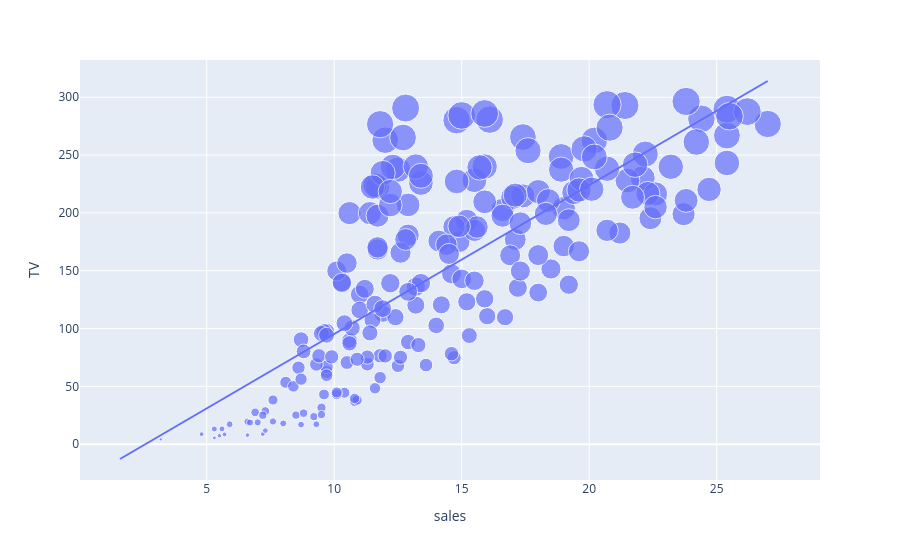
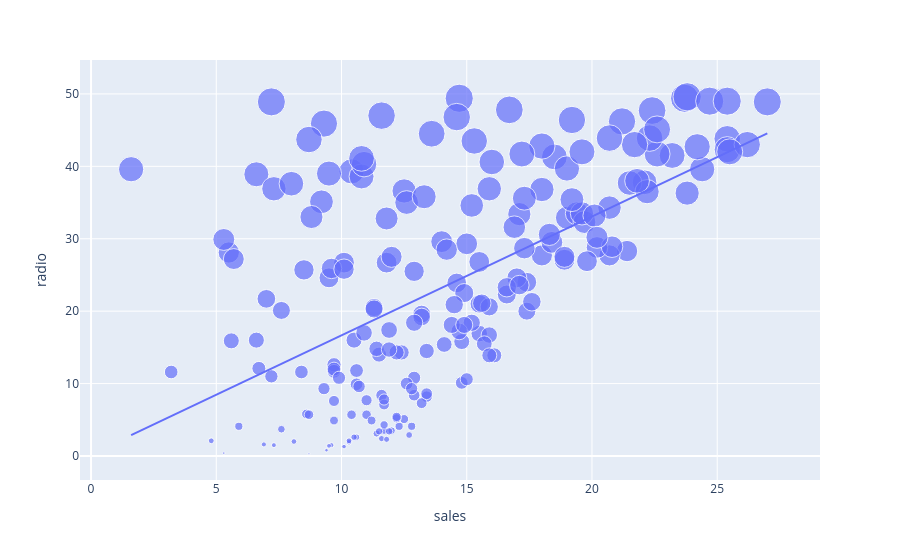
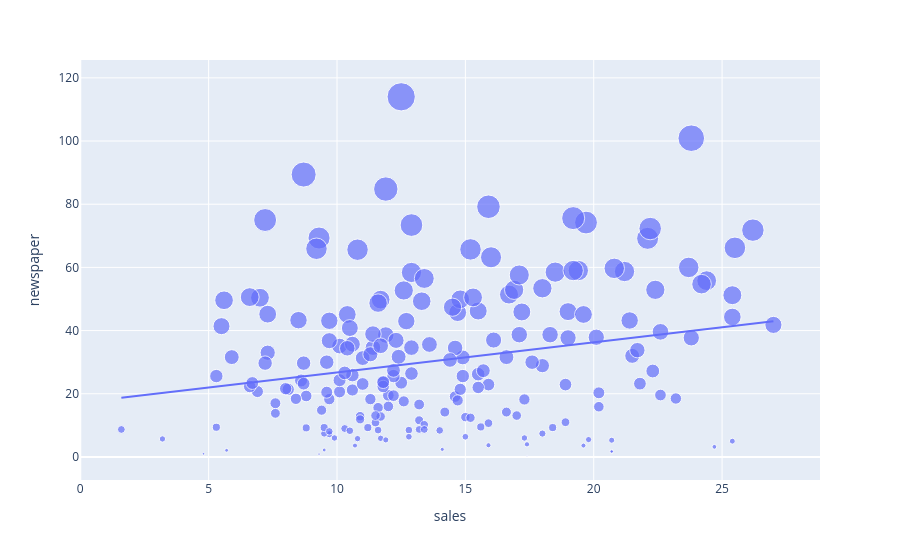

The notebook cell saved with these charts, in order:
### Markdown cell above
**Exercise**:
You have just done a repetitive task to visualise similar data  for the three platforms, there is an opportunity here to use reusable function.

Create a function to perform the plots by taking the column name as parameters

### Code cell
# @title Create a function to visualise the data
# exercise

# def <call-it-a-suitable-name(camelCase)>:
  #the rest of the function goes here
import plotly.express as px

def visualizeSalesData(data, platform):
  """
  Visualizes the relationship between advertising expenditure on a given platform and sales.

  Args:
    data: The pandas DataFrame containing the advertising data.
    platform: The name of the advertising platform (e.g., "TV", "radio", "newspaper").

  Returns:
    None. Displays the generated scatter plot.
  """

  # Use the original platform name instead of converting to lowercase to match column name
  figure = px.scatter(data_frame=data,
                      x="sales",
                      y=platform,
                      size=platform,
                      trendline="ols")
  figure.show()

# Example usage:
visualizeSalesData(data, "TV") # Changed "tV" to "TV" to match the column name
visualizeSalesData(data, "radio")
visualizeSalesData(data, "newspaper")

### Figure 1 — Plotly figure (JSON) as saved in the notebook; plotly's stock layout.template omitted (floating-point values rounded to 4 significant figures; data arrays with more than 128 entries replaced by an {"elided": "..."} marker saying what was removed)
{"data": [{"hovertemplate": "sales=%{x}<br>TV=%{marker.size}<extra></extra>", "legendgroup": "", "marker": {"color": "#636efa", "size": {"elided": "200 float values"}, "sizemode": "area", "sizeref": 0.741, "symbol": "circle"}, "mode": "markers", "name": "", "orientation": "v", "showlegend": false, "type": "scatter", "x": {"elided": "200 float values"}, "xaxis": "x", "y": {"elided": "200 float values"}, "yaxis": "y"}, {"hovertemplate": "<b>OLS trendline</b><br>TV = 12.8717 * sales + -33.4502<br>R<sup>2</sup>=0.611875<br><br>sales=%{x}<br>TV=%{y} <b>(trend)</b><extra></extra>", "legendgroup": "", "marker": {"color": "#636efa", "symbol": "circle"}, "mode": "lines", "name": "", "showlegend": false, "type": "scatter", "x": {"elided": "200 float values"}, "xaxis": "x", "y": {"elided": "200 float values"}, "yaxis": "y"}], "layout": {"legend": {"itemsizing": "constant", "tracegroupgap": 0}, "margin": {"t": 60}, "xaxis": {"anchor": "y", "domain": [0, 1], "title": {"text": "sales"}}, "yaxis": {"anchor": "x", "domain": [0, 1], "title": {"text": "TV"}}}}

### Figure 2 — Plotly figure (JSON) as saved in the notebook; plotly's stock layout.template omitted (floating-point values rounded to 4 significant figures; data arrays with more than 128 entries replaced by an {"elided": "..."} marker saying what was removed)
{"data": [{"hovertemplate": "sales=%{x}<br>radio=%{marker.size}<extra></extra>", "legendgroup": "", "marker": {"color": "#636efa", "size": {"elided": "200 float values"}, "sizemode": "area", "sizeref": 0.124, "symbol": "circle"}, "mode": "markers", "name": "", "orientation": "v", "showlegend": false, "type": "scatter", "x": {"elided": "200 float values"}, "xaxis": "x", "y": {"elided": "200 float values"}, "yaxis": "y"}, {"hovertemplate": "<b>OLS trendline</b><br>radio = 1.6397 * sales + 0.271298<br>R<sup>2</sup>=0.332032<br><br>sales=%{x}<br>radio=%{y} <b>(trend)</b><extra></extra>", "legendgroup": "", "marker": {"color": "#636efa", "symbol": "circle"}, "mode": "lines", "name": "", "showlegend": false, "type": "scatter", "x": {"elided": "200 float values"}, "xaxis": "x", "y": {"elided": "200 float values"}, "yaxis": "y"}], "layout": {"legend": {"itemsizing": "constant", "tracegroupgap": 0}, "margin": {"t": 60}, "xaxis": {"anchor": "y", "domain": [0, 1], "title": {"text": "sales"}}, "yaxis": {"anchor": "x", "domain": [0, 1], "title": {"text": "radio"}}}}

### Figure 3 — Plotly figure (JSON) as saved in the notebook; plotly's stock layout.template omitted (floating-point values rounded to 4 significant figures; data arrays with more than 128 entries replaced by an {"elided": "..."} marker saying what was removed)
{"data": [{"hovertemplate": "sales=%{x}<br>newspaper=%{marker.size}<extra></extra>", "legendgroup": "", "marker": {"color": "#636efa", "size": {"elided": "200 float values"}, "sizemode": "area", "sizeref": 0.285, "symbol": "circle"}, "mode": "markers", "name": "", "orientation": "v", "showlegend": false, "type": "scatter", "x": {"elided": "200 float values"}, "xaxis": "x", "y": {"elided": "200 float values"}, "yaxis": "y"}, {"hovertemplate": "<b>OLS trendline</b><br>newspaper = 0.952962 * sales + 17.1911<br>R<sup>2</sup>=0.052120<br><br>sales=%{x}<br>newspaper=%{y} <b>(trend)</b><extra></extra>", "legendgroup": "", "marker": {"color": "#636efa", "symbol": "circle"}, "mode": "lines", "name": "", "showlegend": false, "type": "scatter", "x": {"elided": "200 float values"}, "xaxis": "x", "y": {"elided": "200 float values"}, "yaxis": "y"}], "layout": {"legend": {"itemsizing": "constant", "tracegroupgap": 0}, "margin": {"t": 60}, "xaxis": {"anchor": "y", "domain": [0, 1], "title": {"text": "sales"}}, "yaxis": {"anchor": "x", "domain": [0, 1], "title": {"text": "newspaper"}}}}
